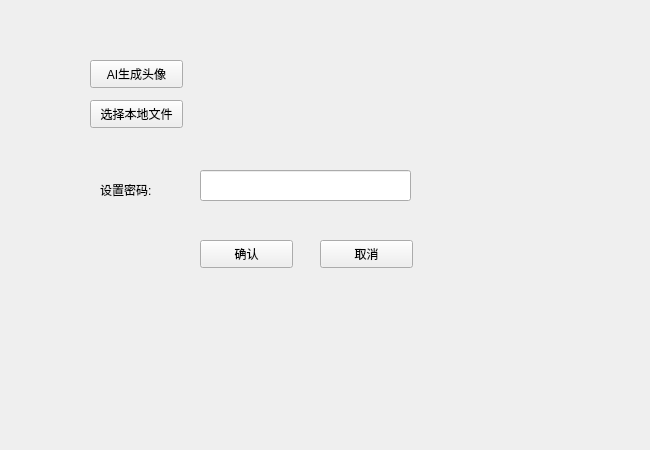
<?xml version="1.0" encoding="UTF-8"?>
<ui version="4.0">
 <class>register</class>
 <widget class="QWidget" name="register">
  <property name="geometry">
   <rect>
    <x>0</x>
    <y>0</y>
    <width>650</width>
    <height>450</height>
   </rect>
  </property>
  <property name="minimumSize">
   <size>
    <width>650</width>
    <height>450</height>
   </size>
  </property>
  <property name="maximumSize">
   <size>
    <width>650</width>
    <height>450</height>
   </size>
  </property>
  <property name="windowTitle">
   <string>Form</string>
  </property>
  <widget class="QLineEdit" name="set_Pwd">
   <property name="geometry">
    <rect>
     <x>200</x>
     <y>170</y>
     <width>211</width>
     <height>31</height>
    </rect>
   </property>
  </widget>
  <widget class="QLabel" name="label_2">
   <property name="geometry">
    <rect>
     <x>100</x>
     <y>180</y>
     <width>81</width>
     <height>20</height>
    </rect>
   </property>
   <property name="text">
    <string>设置密码:</string>
   </property>
  </widget>
  <widget class="QLabel" name="photo">
   <property name="geometry">
    <rect>
     <x>260</x>
     <y>70</y>
     <width>81</width>
     <height>61</height>
    </rect>
   </property>
   <property name="text">
    <string/>
   </property>
  </widget>
  <widget class="QPushButton" name="pushButton">
   <property name="geometry">
    <rect>
     <x>90</x>
     <y>60</y>
     <width>93</width>
     <height>28</height>
    </rect>
   </property>
   <property name="text">
    <string>AI生成头像</string>
   </property>
  </widget>
  <widget class="QPushButton" name="pushButton_2">
   <property name="geometry">
    <rect>
     <x>90</x>
     <y>100</y>
     <width>93</width>
     <height>28</height>
    </rect>
   </property>
   <property name="text">
    <string>选择本地文件</string>
   </property>
  </widget>
  <widget class="QPushButton" name="pushButton_3">
   <property name="geometry">
    <rect>
     <x>200</x>
     <y>240</y>
     <width>93</width>
     <height>28</height>
    </rect>
   </property>
   <property name="text">
    <string>确认</string>
   </property>
  </widget>
  <widget class="QPushButton" name="pushButton_4">
   <property name="geometry">
    <rect>
     <x>320</x>
     <y>240</y>
     <width>93</width>
     <height>28</height>
    </rect>
   </property>
   <property name="text">
    <string>取消</string>
   </property>
  </widget>
 </widget>
 <resources/>
 <connections/>
</ui>
